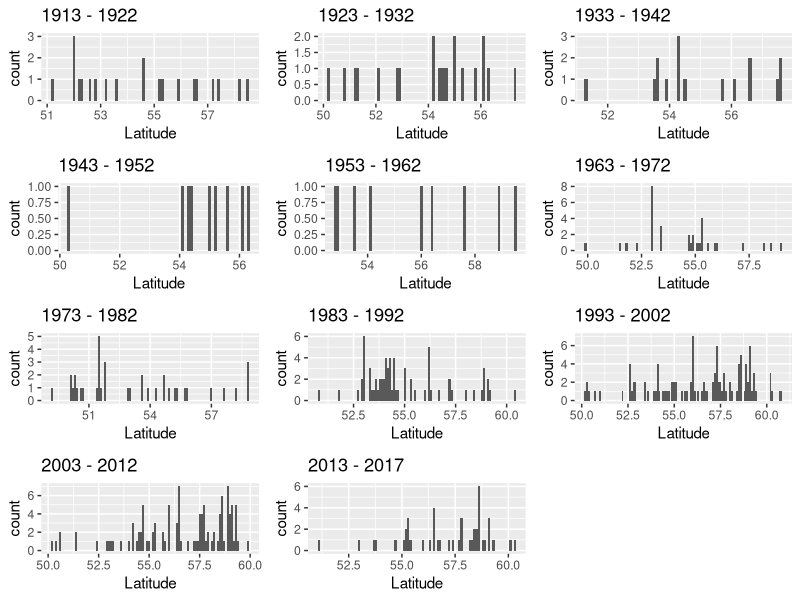
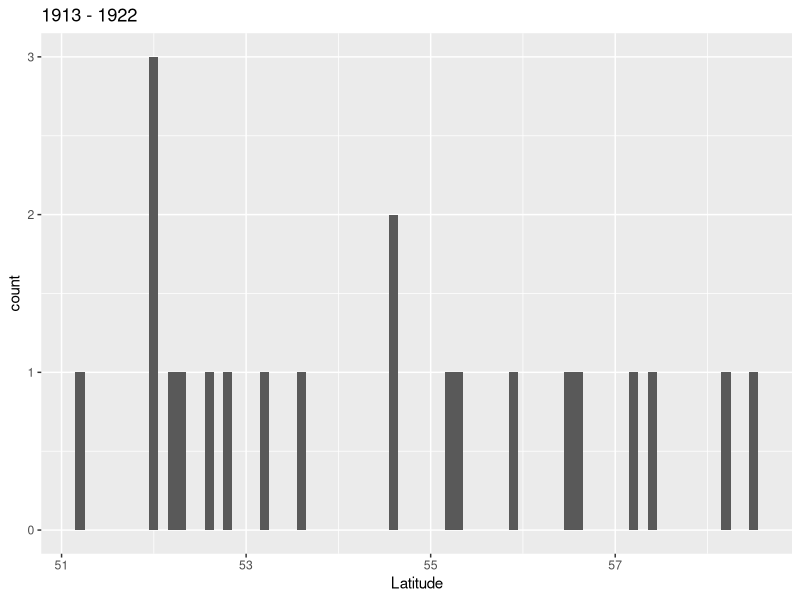
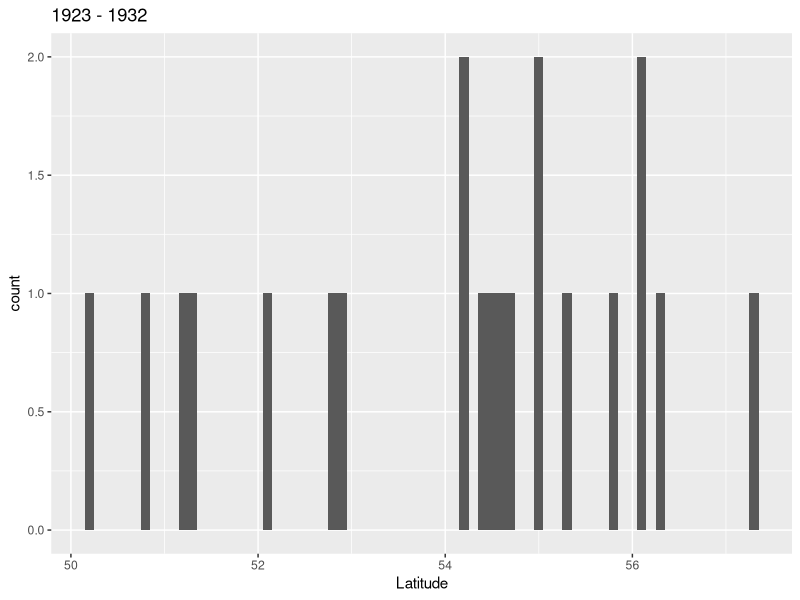
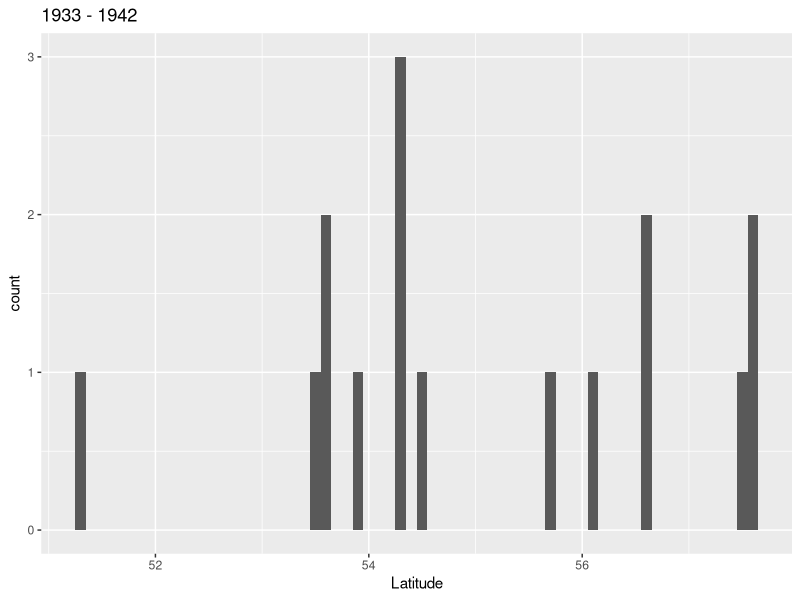
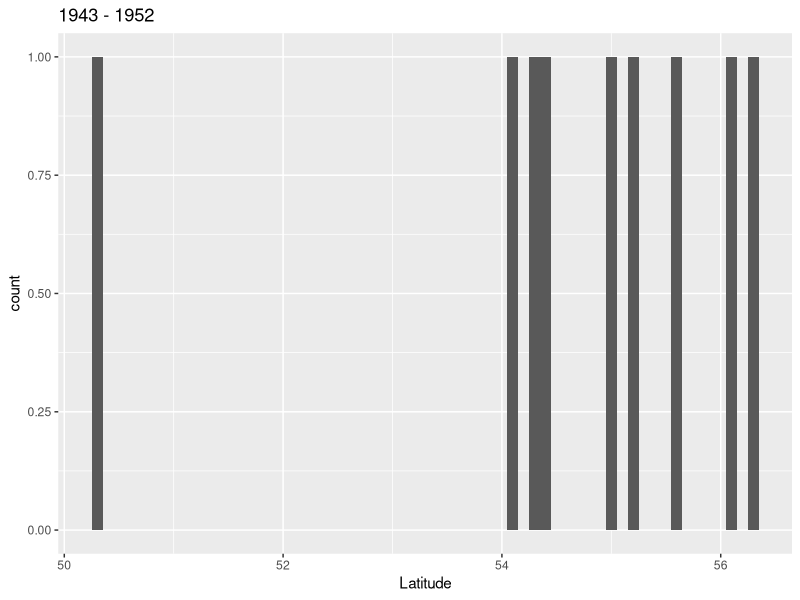
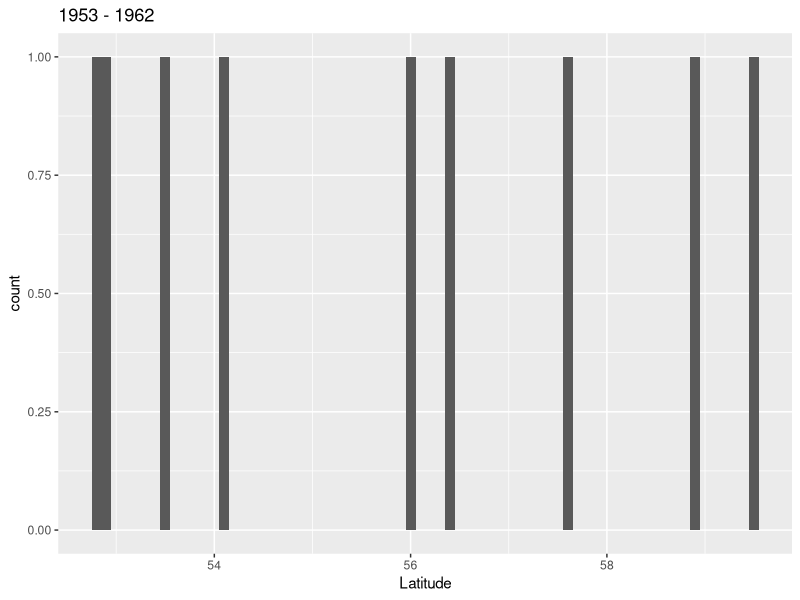
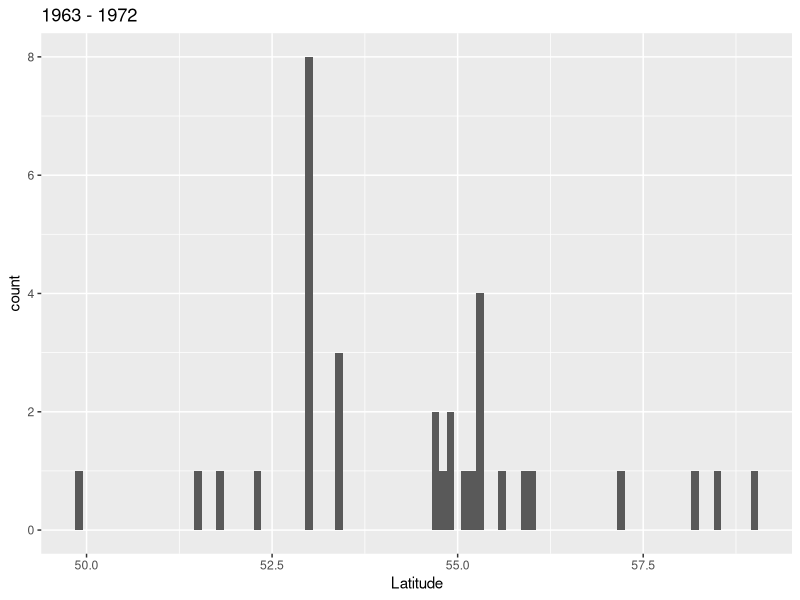
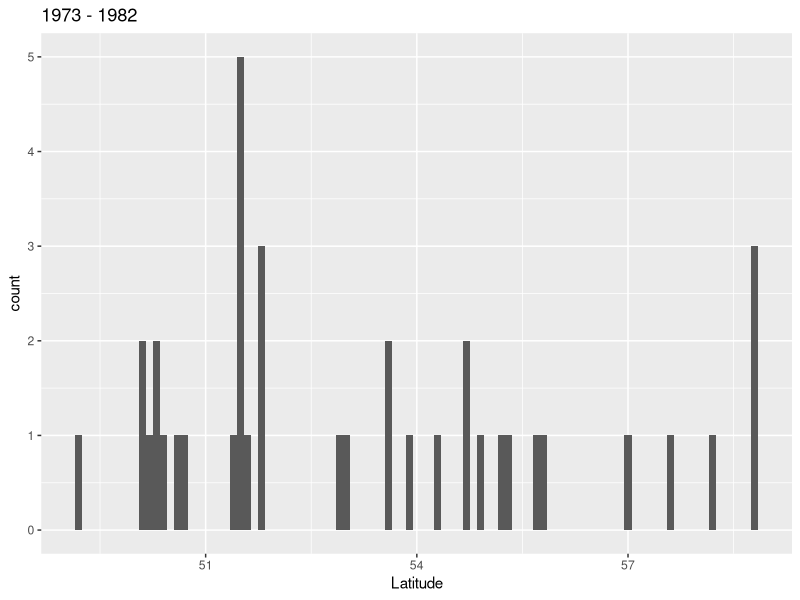

R code for these plots, in order:
#Want to make decadal plots using Natalie's code 
#With strandings per lat and long - to look at range change 

library(dplyr)
library(gridExtra)
library(tidyverse)
library(ggplot2)
library(gridExtra)
library(magrittr)

cleaneddata <- read.csv("cleandatesnames.csv")

species_lat <- dplyr::count(cleaneddata, Latitude, Name.Current.Sci, Year) 

#removing the 0.0000 lats and 
species_lat <- species_lat %>%
  filter(Latitude > 49.00000) %>%
  filter(Latitude < 62.00000)


#This bit is for playing around with specific species 
L_albirostris_lat <- species_lat %>% 
  filter(Name.Current.Sci == "Lagenorhynchus albirostris")

# Create a list for the start years of each decade
decades <- c(seq(from = 1913, to = 2003, by = 10), 2013)
# Make an empty list that you're going to put all your
# ggplot plots into
plot.list <- list()
# Loop through each of the starting years in "decades"
for(i in seq_along(decades)){
  # Define the start and end year of the decade
  start.year <- decades[i]
  end.year <- decades[i] + 9
  # Add a short if statement so that you don't go into the future!
  if(end.year > 2017){
    end.year <- 2017
  }
  
 # Use filter to select just the records for that decade
  one.decade <- filter(L_albirostris_lat, Year >= start.year & Year <= end.year)
  
  
  # Add the points to a plot 
  # Create a different plot for each decade with a different name
  # placed into map.list
  plot.list[[i]] <- 
    ggplot(one.decade, aes(x = Latitude)) +
    geom_histogram(binwidth = 0.1) + 
    labs(title = paste(start.year, "-", end.year))
    
} # end loop
# Plot all the plots in map.list
do.call(grid.arrange, plot.list)

plot.list




